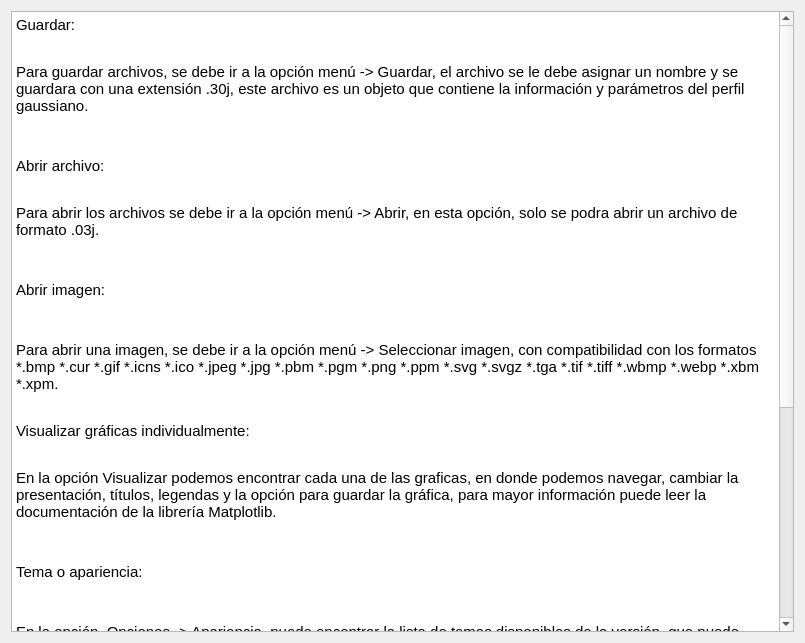
<?xml version="1.0" encoding="UTF-8"?>
<ui version="4.0">
 <class>Ayuda</class>
 <widget class="QDialog" name="Ayuda">
  <property name="geometry">
   <rect>
    <x>0</x>
    <y>0</y>
    <width>805</width>
    <height>643</height>
   </rect>
  </property>
  <property name="windowTitle">
   <string>Ayuda</string>
  </property>
  <property name="windowIcon">
   <iconset>
    <normaloff>../imagenes/Figure_2-.ico</normaloff>../imagenes/Figure_2-.ico</iconset>
  </property>
  <layout class="QVBoxLayout" name="verticalLayout">
   <item>
    <widget class="QTextBrowser" name="textBrowser">
     <property name="html">
      <string>&lt;!DOCTYPE HTML PUBLIC &quot;-//W3C//DTD HTML 4.0//EN&quot; &quot;http://www.w3.org/TR/REC-html40/strict.dtd&quot;&gt;
&lt;html&gt;&lt;head&gt;&lt;meta name=&quot;qrichtext&quot; content=&quot;1&quot; /&gt;&lt;style type=&quot;text/css&quot;&gt;
p, li { white-space: pre-wrap; }
&lt;/style&gt;&lt;/head&gt;&lt;body style=&quot; font-family:'Ubuntu'; font-size:11pt; font-weight:400; font-style:normal;&quot;&gt;
&lt;p style=&quot; margin-top:12px; margin-bottom:12px; margin-left:0px; margin-right:0px; -qt-block-indent:0; text-indent:0px;&quot;&gt;&lt;span style=&quot; background-color:transparent;&quot;&gt;Guardar: &lt;/span&gt;&lt;/p&gt;
&lt;p style=&quot; margin-top:12px; margin-bottom:12px; margin-left:0px; margin-right:0px; -qt-block-indent:0; text-indent:0px;&quot;&gt;&lt;span style=&quot; background-color:transparent;&quot;&gt;&lt;br /&gt;Para guardar archivos, se debe ir a la opción menú -&amp;gt; Guardar, el archivo se le debe asignar un nombre y se guardara con una extensión .30j, este archivo es un objeto que contiene la información y parámetros del perfil gaussiano. &lt;/span&gt;&lt;/p&gt;
&lt;p style=&quot;-qt-paragraph-type:empty; margin-top:12px; margin-bottom:12px; margin-left:0px; margin-right:0px; -qt-block-indent:0; text-indent:0px;&quot;&gt;&lt;br /&gt;&lt;/p&gt;
&lt;p style=&quot; margin-top:12px; margin-bottom:12px; margin-left:0px; margin-right:0px; -qt-block-indent:0; text-indent:0px;&quot;&gt;&lt;span style=&quot; background-color:transparent;&quot;&gt;Abrir archivo: &lt;/span&gt;&lt;/p&gt;
&lt;p style=&quot; margin-top:12px; margin-bottom:12px; margin-left:0px; margin-right:0px; -qt-block-indent:0; text-indent:0px;&quot;&gt;&lt;br /&gt;&lt;span style=&quot; background-color:transparent;&quot;&gt;Para abrir los archivos se debe ir a la opción menú -&amp;gt; Abrir, en esta opción, solo se podra abrir un archivo de formato .03j. &lt;/span&gt;&lt;/p&gt;
&lt;p style=&quot;-qt-paragraph-type:empty; margin-top:12px; margin-bottom:12px; margin-left:0px; margin-right:0px; -qt-block-indent:0; text-indent:0px;&quot;&gt;&lt;br /&gt;&lt;/p&gt;
&lt;p style=&quot; margin-top:12px; margin-bottom:12px; margin-left:0px; margin-right:0px; -qt-block-indent:0; text-indent:0px;&quot;&gt;&lt;span style=&quot; background-color:transparent;&quot;&gt;Abrir imagen: &lt;/span&gt;&lt;/p&gt;
&lt;p style=&quot;-qt-paragraph-type:empty; margin-top:12px; margin-bottom:12px; margin-left:0px; margin-right:0px; -qt-block-indent:0; text-indent:0px;&quot;&gt;&lt;br /&gt;&lt;/p&gt;
&lt;p style=&quot; margin-top:12px; margin-bottom:12px; margin-left:0px; margin-right:0px; -qt-block-indent:0; text-indent:0px;&quot;&gt;&lt;span style=&quot; background-color:transparent;&quot;&gt;Para abrir una imagen, se debe ir a la opción menú -&amp;gt; Seleccionar imagen, con compatibilidad con los formatos *.bmp *.cur *.gif *.icns *.ico *.jpeg *.jpg *.pbm *.pgm *.png *.ppm *.svg *.svgz *.tga *.tif *.tiff *.wbmp *.webp *.xbm *.xpm. &lt;/span&gt;&lt;/p&gt;
&lt;p style=&quot; margin-top:12px; margin-bottom:12px; margin-left:0px; margin-right:0px; -qt-block-indent:0; text-indent:0px;&quot;&gt;&lt;span style=&quot; background-color:transparent;&quot;&gt;&lt;br /&gt;Visualizar gráficas individualmente: &lt;/span&gt;&lt;/p&gt;
&lt;p style=&quot; margin-top:12px; margin-bottom:12px; margin-left:0px; margin-right:0px; -qt-block-indent:0; text-indent:0px;&quot;&gt;&lt;span style=&quot; background-color:transparent;&quot;&gt;&lt;br /&gt;En la opción Visualizar podemos encontrar cada una de las graficas, en donde podemos navegar, cambiar la presentación, títulos, legendas y la opción para guardar la gráfica, para mayor información puede leer la documentación de la librería Matplotlib.&lt;/span&gt;&lt;/p&gt;
&lt;p style=&quot;-qt-paragraph-type:empty; margin-top:12px; margin-bottom:12px; margin-left:0px; margin-right:0px; -qt-block-indent:0; text-indent:0px;&quot;&gt;&lt;br /&gt;&lt;/p&gt;
&lt;p style=&quot; margin-top:12px; margin-bottom:12px; margin-left:0px; margin-right:0px; -qt-block-indent:0; text-indent:0px;&quot;&gt;&lt;span style=&quot; background-color:transparent;&quot;&gt;Tema o apariencia: &lt;/span&gt;&lt;/p&gt;
&lt;p style=&quot;-qt-paragraph-type:empty; margin-top:12px; margin-bottom:12px; margin-left:0px; margin-right:0px; -qt-block-indent:0; text-indent:0px;&quot;&gt;&lt;br /&gt;&lt;/p&gt;
&lt;p style=&quot; margin-top:12px; margin-bottom:12px; margin-left:0px; margin-right:0px; -qt-block-indent:0; text-indent:0px;&quot;&gt;&lt;span style=&quot; background-color:transparent;&quot;&gt;En la opción, Opciones -&amp;gt; Apariencia, puede encontrar la lista de temas disponibles de la versión, que puede usar. &lt;/span&gt;&lt;/p&gt;
&lt;p style=&quot;-qt-paragraph-type:empty; margin-top:12px; margin-bottom:12px; margin-left:0px; margin-right:0px; -qt-block-indent:0; text-indent:0px;&quot;&gt;&lt;br /&gt;&lt;/p&gt;
&lt;p style=&quot; margin-top:12px; margin-bottom:12px; margin-left:0px; margin-right:0px; -qt-block-indent:0; text-indent:0px;&quot;&gt;&lt;span style=&quot; background-color:transparent;&quot;&gt;Pixel size: &lt;/span&gt;&lt;/p&gt;
&lt;p style=&quot;-qt-paragraph-type:empty; margin-top:12px; margin-bottom:12px; margin-left:0px; margin-right:0px; -qt-block-indent:0; text-indent:0px;&quot;&gt;&lt;br /&gt;&lt;/p&gt;
&lt;p style=&quot; margin-top:12px; margin-bottom:12px; margin-left:0px; margin-right:0px; -qt-block-indent:0; text-indent:0px;&quot;&gt;&lt;span style=&quot; background-color:transparent;&quot;&gt;Esta opción esta relacionada con las dimensiones de los pixeles de la cámara usada, esta información puede ser encontrada con el fabricante con la referencia del equipo. &lt;/span&gt;&lt;/p&gt;
&lt;p style=&quot;-qt-paragraph-type:empty; margin-top:12px; margin-bottom:12px; margin-left:0px; margin-right:0px; -qt-block-indent:0; text-indent:0px;&quot;&gt;&lt;br /&gt;&lt;/p&gt;
&lt;p style=&quot; margin-top:12px; margin-bottom:12px; margin-left:0px; margin-right:0px; -qt-block-indent:0; text-indent:0px;&quot;&gt;&lt;span style=&quot; background-color:transparent;&quot;&gt;Filtro: &lt;/span&gt;&lt;/p&gt;
&lt;p style=&quot;-qt-paragraph-type:empty; margin-top:12px; margin-bottom:12px; margin-left:0px; margin-right:0px; -qt-block-indent:0; text-indent:0px;&quot;&gt;&lt;br /&gt;&lt;/p&gt;
&lt;p style=&quot; margin-top:12px; margin-bottom:12px; margin-left:0px; margin-right:0px; -qt-block-indent:0; text-indent:0px;&quot;&gt;&lt;span style=&quot; background-color:transparent;&quot;&gt;Esta opción reduce el ruido al rededor del centroide, según el análisis de variación en el método ISO – 11146:2021 lo cual se recomienda 0,035, pero cada imagen necesita variar este parámetro según el ruido alrededor del centroide.&lt;/span&gt;&lt;br /&gt;&lt;/p&gt;&lt;/body&gt;&lt;/html&gt;</string>
     </property>
    </widget>
   </item>
  </layout>
 </widget>
 <resources/>
 <connections/>
</ui>
